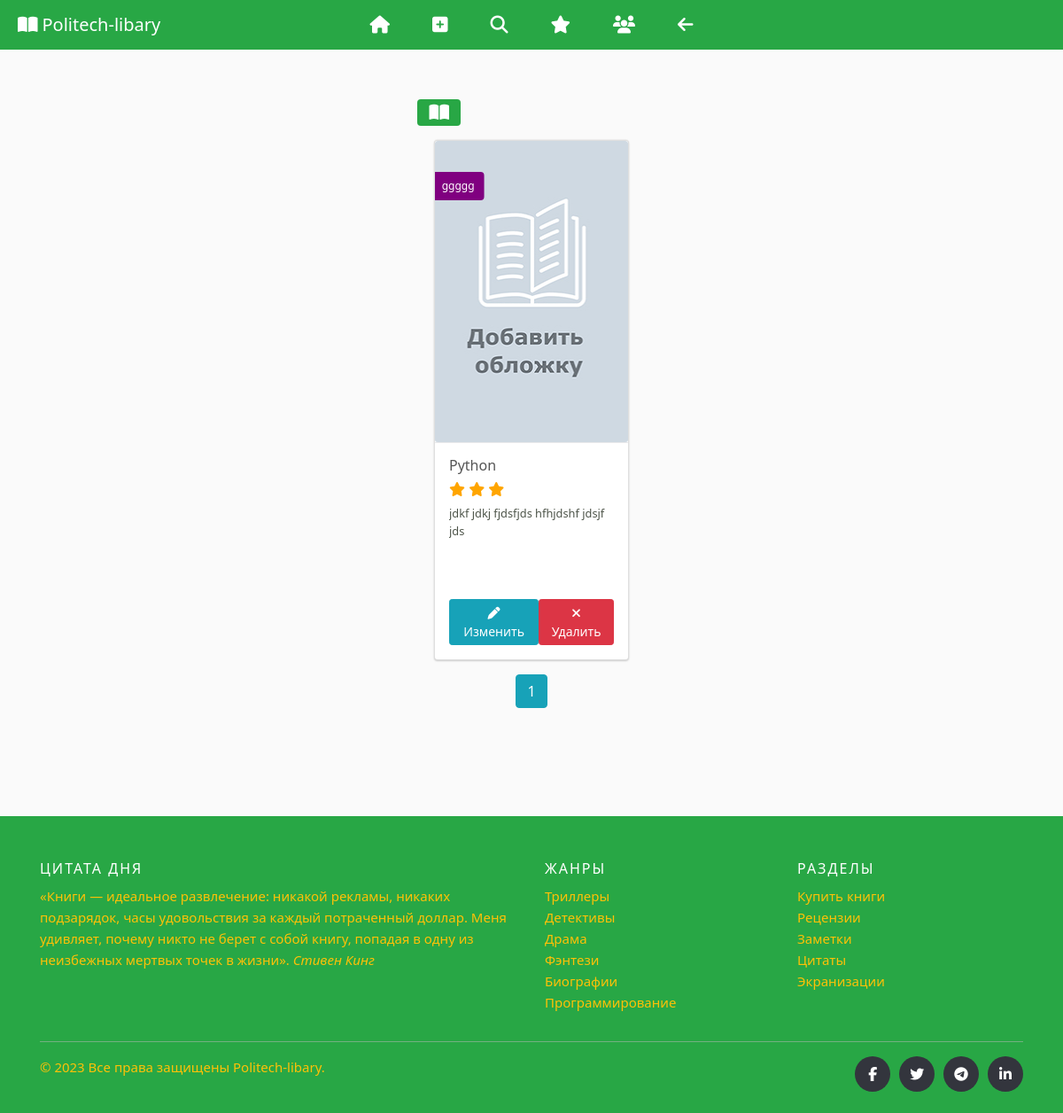
The app's page / (signed in) with its own data.
### reader/models.py (models this page shows, shortened)
@dataclass
class Book(db.Model):
    id: int
    title: str
    author: str
    genre: str
    cover: str
    bookpdf: str
    rating: int
    description: str
    notes: str
    created_at: str
    id = db.Column(db.Integer, primary_key=True)
    title = db.Column(db.String(100), unique=True, nullable=False)
    author = db.Column(db.String(100), nullable=False)
    genre = db.Column(db.String(20), nullable=False)
    rating = db.Column(db.Integer)
    cover = db.Column(db.String(50), nullable=False, default='default.jpg')
    bookpdf = db.Column(db.String(50), nullable=False)
    description = db.Column(db.Text)
    notes = db.Column(db.Text)
    created_at = db.Column(db.DateTime(timezone=True),
                           server_default=func.now())

### reader/routes.py (the view)
@app.route('/')
@login_required
def index():
    if current_user.is_admin:
        page = request.args.get('page', 1, type=int)
        books = Book.query.order_by(Book.created_at.desc()).paginate(page=page, per_page=4)
        return render_template('index.html', books=books)
    elif not current_user.is_admin:
        page = request.args.get('page', 1, type=int)
        books = Book.query.order_by(Book.created_at.desc()).paginate(page=page, per_page=4)
        return render_template('sindex.html', books=books)

### reader/models.py (called while the page is built)
@app.login_manager.user_loader
def load_user(user_id):
    return db.session.query(User).get(user_id)

### reader/templates/index.html (shortened to what this page needs)
{% extends 'base.html' %}
{% block content %}
    <div class="container mx-auto mt-5">
      <button class="navbar-toggler bg-success text-white fa fa-book-open" type="button" data-toggle="collapse" data-target="#navbarsExample04" aria-controls="navbarsExample04" aria-expanded="false" aria-label="Переключение навигации">
      </button>
  <div class="row justify-content-center">
{% for book in books.items %}
<div class="card">
  <div class="card-img">
    <img class="card-img" src="{{ url_for('send_file', filename=book.cover) }}" alt="{{ book.cover }}">
    <span><h4>{{ book.genre }}</h4></span>
  </div>
  <div class="card-content">
      <h2>{{ book.title }}</h2>
      <h2>{% set stars = book.rating | int %}
          {% for n in range(stars) %}
          <span class="fa fa-star checked" style="color:orange"></span>
          {% endfor %}
       </h2>
      <p>{{ book.description }}</p>
     <div class="btn-wrapper text-center d-flex justify-content-between">
      <button type="button" class="btn btn-info btn-sm">
       <a href="{{ url_for('edit', book_id=book.id) }}" style="color:white"><i class="fas fa-pen"></i> Изменить</a>
      </button>
       <form action="{{ url_for('delete', book_id=book.id) }}" method="POST">
         <button class='btn btn-danger btn-sm' type="submit" value="Удалить" onclick="return confirm('Удалить книгу?')"><i class="fa fa-times"></i> Удалить</button>
       </form>
     </div>
  </div>
</div>
{% endfor %}
  </div>
   </div>
    {% for page_num in books.iter_pages(left_edge=1, right_edge=1, left_current=1, right_current=2) %}
      {% if page_num %}
        {% if books.page == page_num %}
          <a class="btn btn-info mb-4" href="{{ url_for('index', page=page_num) }}">{{ page_num }}</a>
        {% else %}
          <a class="btn btn-outline-info mb-4" href="{{ url_for('index', page=page_num) }}">{{ page_num }}</a>
        {% endif %}
      {% else %}
        ...
      {% endif %}
    {% endfor %}
{% endblock %}

### reader/static/css/style.css (style rules this page uses)
:root { --bs-font-sans-serif: system-ui, -apple-system, "Segoe UI", Roboto, "Helvetica Neue", Arial, "Noto Sans", "Liberation Sans", sans-serif, "Apple Color Emoji", "Segoe UI Emoji", "Segoe UI Symbol", "Noto Color Emoji"; --bs-font-monospace: SFMono-Regular, Menlo, Monaco, Consolas, "Liberation Mono", "Courier New", monospace; }
* { box-sizing: border-box; }
html, body { width: 100%; height: 100%; }
body { padding: 1rem 0; background: #fafafa; color:#253; font-family:var(--bs-font-sans-serif); font-size:0.875rem; font-weight:400; }
h2, .h2 { font-size:calc(1.325rem + .9vw) }
@media (min-width: 1200px) { h2, .h2 { font-size:2rem; color: #555; } }
h4, .h4 { font-size:calc(1.275rem + .3vw) }
@media (min-width: 1200px) { h4, .h4 { font-size:1.5rem } }
a { color:#4f4f4f }
.card { width: 220px; display: inline-block; margin: 1rem; border-radius: 4px; box-shadow: 0 -1px 1px 0 rgba(0, 0, 0, 0.05), 0 1px 2px 0 rgba(0, 0, 0, 0.2); transition: all 0.2s ease; background: #fff; position: relative; overflow: hidden; }
.card-img { position: relative; height: 340px; width: 100%; background-color: #fff; transition: opacity 0.2s ease; background-position: center center; background-repeat: no-repeat; background-size: cover; }
.card-content { width: 100%; min-height: 150px; background-color: #fff; border-top: 1px solid #E9E9EB; border-bottom-right-radius: 4px; border-bottom-left-radius: 4px; padding: 1rem 1rem; transition: all 0.2s ease; }
.card-content a { text-decoration: none; color: #202927; }
.card-content h2, .card-content a h2 { font-size: 1rem; font-weight: 500; }
.card-content p, .card-content a p { font-size: 0.8rem; font-weight: 400; overflow: hidden; text-overflow: ellipsis; min-height: 90px; color: rgba(32, 41, 28, 0.8); }
.card-img span { position: absolute; top: 15%; left: 12%; background: purple; padding: 6px; color: #fff; font-size: 12px; border-radius: 4px; -webkit-border-radius: 4px; -moz-border-radius: 4px; -ms-border-radius: 4px; -o-border-radius: 4px; transform: translate(-50%,-50%); }
.card-img span h4 { font-size: 12px; margin:0; padding:10px 5px; line-height: 0; }

### records on screen
Book: cover (placeholder picture), genre "ggggg", title "Python", description "jdkf jdkj fjdsfjds hfhjdshf jdsjf jds"

### other values on screen
{{ page_num }} "1"
